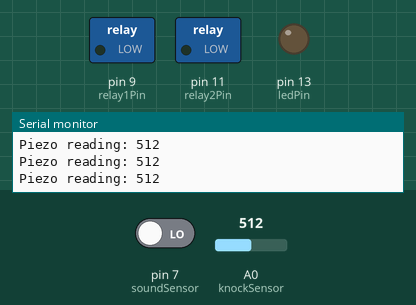
Recording of a sketch running on a simulated Arduino Uno, built with avr-gcc and run on an emulated ATmega328P. Parts: switched loads named in the sketch (green lamp = pin HIGH), output pins drawn as LEDs (lit = HIGH), the last lines printed to the serial monitor. The inputs (shaded band) are chosen by the test bench; at power-on: A0 (knockSensor) = 512, pin 7 (soundSensor) LOW.

Above: at 1.2 s.
1.3 s: A0 (knockSensor) set to 989
At 2.5 s:
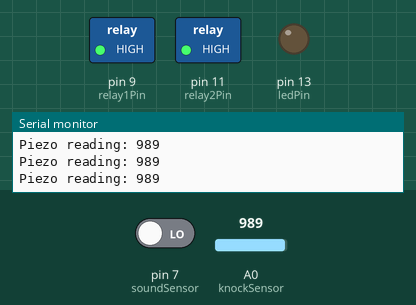
3.5 s: A0 (knockSensor) set to 1009
Timing chart, 0 to 11.6 s (numbered marks = the images above; inputs shaded):
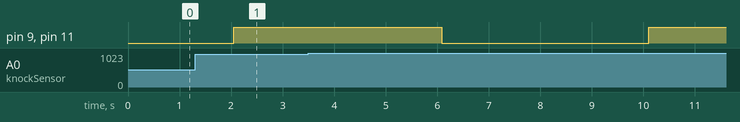

The sketch:

Drum_trigger_light_bulbs.ino
```cpp
// (licence header left out)
//==============================================================================
// PIN DEFINITIONS
//==============================================================================

const int ledPin = 13;          // Built-in LED for status indication
const int knockSensor = A0;     // Piezo sensor input (analog)
const int soundSensor = 7;      // Parallax Sound Impact Sensor (digital)
const int relay1Pin = 9;        // Relay 1 control (PWM) - Light bulb 1
const int relay2Pin = 11;       // Relay 2 control (PWM) - Light bulb 2

//==============================================================================
// CONFIGURATION PARAMETERS
//==============================================================================

const int threshold = 180;      // Piezo sensitivity threshold (0-1023)
                                 // Higher = less sensitive (harder hits required)
                                 // Lower = more sensitive (softer hits trigger)
                                 // Typical range: 100-300

const long debounceInterval = 2000;  // Debounce time in milliseconds
                                      // Prevents rapid toggling from multiple hits
                                      // 2000ms = 2 seconds between toggles

//==============================================================================
// GLOBAL VARIABLES
//==============================================================================

int sensorReading = 0;          // Current piezo sensor value (0-1023)
boolean systemEnabled = false;  // System ON/OFF state (toggled by cymbal hits)
                                 // false = lights off, true = lights reactive

//==============================================================================
// SETUP - Runs once at startup
//==============================================================================

void setup() {
  // Configure pin modes
  pinMode(ledPin, OUTPUT);       // Built-in LED for debugging
  pinMode(soundSensor, INPUT);   // Sound sensor digital input
  pinMode(relay1Pin, OUTPUT);    // Relay 1 output (PWM capable)
  pinMode(relay2Pin, OUTPUT);    // Relay 2 output (PWM capable)

  // Initialize relays to OFF state (0 = off for active-low relays)
  analogWrite(relay1Pin, 0);     // Light bulb 1 initially OFF
  analogWrite(relay2Pin, 0);     // Light bulb 2 initially OFF

  // Start serial communication for debugging
  Serial.begin(9600);
  Serial.println("Drum Trigger System Initialized");
  Serial.println("Hit the cymbal to toggle system ON/OFF");
  Serial.println("-------------------------------------------");
}

//==============================================================================
// MAIN LOOP - Runs continuously
//==============================================================================

void loop() {
  // Always check for cymbal hits (to toggle system on/off)
  checkCymbalHit();

  // Only run sound-reactive lighting when system is enabled
  if (systemEnabled) {
    updateLightsFromSound();
  }
  else {
    // System is OFF - ensure lights are off
    analogWrite(relay1Pin, 0);   // Turn off light bulb 1
    analogWrite(relay2Pin, 0);   // Turn off light bulb 2
  }
}

//==============================================================================
// FUNCTION: checkCymbalHit()
//
// PURPOSE:
// Reads the piezo sensor and toggles the system ON/OFF when cymbal is hit.
// Uses debouncing to prevent rapid toggling from vibrations or multiple hits.
//
// DEBOUNCING LOGIC:
// - Uses millis() for non-blocking timing (better than delay())
// - Requires 2-second interval between toggles (debounceInterval)
// - state2 tracks whether we're in "ready to toggle" or "cooldown" period
//
// PARAMETERS: None (reads global knockSensor pin)
// RETURNS: None (updates global systemEnabled variable)
//==============================================================================

void checkCymbalHit() {
  // Read current piezo sensor value (0-1023)
  sensorReading = analogRead(knockSensor);

  // Static variables retain values between function calls
  static unsigned long lastToggleTime = 0;  // Timestamp of last toggle
  static bool debounceState = false;        // Debounce state machine

  unsigned long currentTime = millis();     // Current timestamp

  // Check if piezo reading exceeds threshold (cymbal was hit)
  if (sensorReading >= threshold) {

    // DEBOUNCE STATE MACHINE
    // State 0: Ready to toggle (been more than debounceInterval since last toggle)
    if (currentTime - lastToggleTime > debounceInterval && debounceState == false) {
      debounceState = true;           // Enter cooldown state
      lastToggleTime = currentTime;   // Record toggle time
      systemEnabled = !systemEnabled; // Toggle system ON/OFF

      // Print status to serial monitor
      Serial.print("System toggled: ");
      Serial.println(systemEnabled ? "ON" : "OFF");
    }

    // State 1: Cooldown period (prevent immediate re-toggling)
    if (currentTime - lastToggleTime > debounceInterval && debounceState == true) {
      debounceState = false;          // Return to ready state
      lastToggleTime = currentTime;   // Reset timer
    }

    // Debug: Print sensor reading to help with threshold calibration
    Serial.print("Piezo reading: ");
    Serial.println(sensorReading);
  }
}

//==============================================================================
// FUNCTION: updateLightsFromSound()
//
// PURPOSE:
// Reads the Parallax Sound Impact Sensor and controls light brightness based
// on detected sound. Creates a "flash" effect where lights dim when sound is
// detected, then return to full brightness.
//
// BEHAVIOR:
// - Sound detected (HIGH) → Lights OFF (0)
// - No sound (LOW) → Lights ON at full brightness (255)
//
// This creates a dramatic "flicker" effect synchronized with drum hits.
//
// PARAMETERS: None (reads soundSensor pin)
// RETURNS: None (controls relay1Pin and relay2Pin)
//==============================================================================

void updateLightsFromSound() {
  // Read digital sound sensor state (HIGH = sound detected, LOW = quiet)
  boolean soundDetected = digitalRead(soundSensor);

  if (soundDetected == HIGH) {
    // Sound detected - turn lights OFF for dramatic flash effect
    analogWrite(relay1Pin, 0);    // Light bulb 1 OFF
    analogWrite(relay2Pin, 0);    // Light bulb 2 OFF
  }
  else {
    // No sound - lights at full brightness
    analogWrite(relay1Pin, 255);  // Light bulb 1 ON (full brightness)
    analogWrite(relay2Pin, 255);  // Light bulb 2 ON (full brightness)
  }
}

//==============================================================================
// CALIBRATION NOTES:
//==============================================================================
//
// THRESHOLD ADJUSTMENT:
// - Open Serial Monitor (Tools → Serial Monitor, 9600 baud)
// - Hit your cymbal and observe the piezo readings
// - Adjust 'threshold' constant (line 43) based on your readings
// - Typical values: 100-300 depending on piezo sensitivity and mounting
//
// DEBOUNCE INTERVAL:
// - Default: 2000ms (2 seconds) between toggles
// - Increase if system toggles too easily from vibrations
// - Decrease if you want faster response (minimum ~500ms recommended)
//
// LIGHT BEHAVIOR:
// - To invert behavior (lights ON when sound detected), swap the 0 and 255
//   values in the updateLightsFromSound() function (lines 152-154)
//
// PWM NOTES:
// - analogWrite() values: 0 = fully off, 255 = fully on
// - Intermediate values (e.g., 128) provide dimming if relay supports it
// - Most basic relay modules only support ON/OFF (0 or 255)
//
//==============================================================================
```
